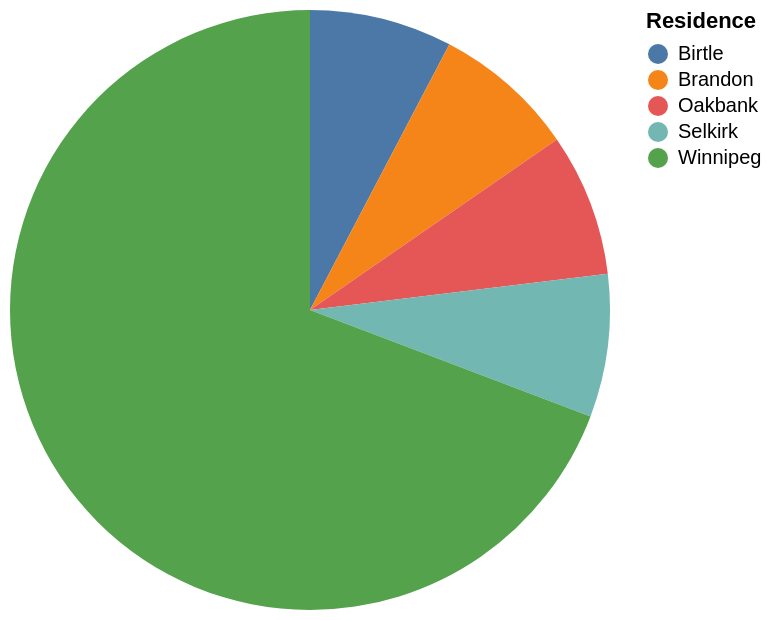

Write a Vega-Lite specification for this figure.
### Vega-Lite specification from a JSON file in a GitHub repository (floating-point values rounded to 4 significant figures)
{"data": {"values": [{"x_data": "Birtle", "y_data": 1}, {"x_data": "Brandon", "y_data": 1}, {"x_data": "Oakbank", "y_data": 1}, {"x_data": "Selkirk", "y_data": 1}, {"x_data": "Winnipeg", "y_data": 9}]}, "mark": "arc", "encoding": {"theta": {"field": "y_data", "type": "quantitative", "title": "COUNT(Residence)"}, "color": {"field": "x_data", "type": "nominal", "title": "Residence"}}}
